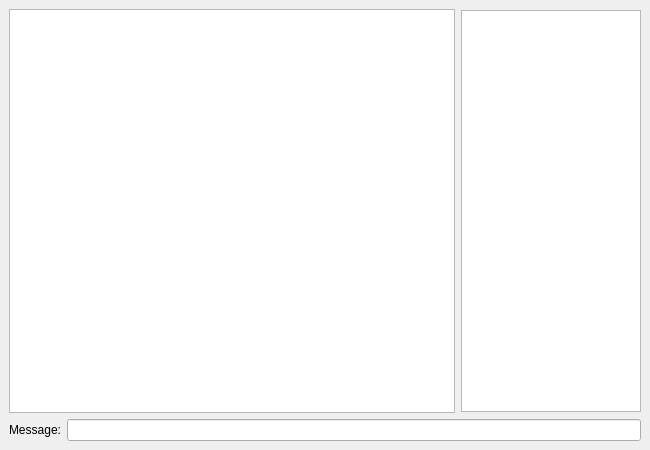
<?xml version="1.0" encoding="UTF-8"?>
<ui version="4.0">
 <class>Freechat</class>
 <widget class="QDialog" name="Freechat">
  <property name="geometry">
   <rect>
    <x>0</x>
    <y>0</y>
    <width>650</width>
    <height>450</height>
   </rect>
  </property>
  <property name="windowTitle">
   <string>Freechat</string>
  </property>
  <property name="windowIcon">
   <iconset>
    <normaloff>../freechat.jpg</normaloff>../freechat.jpg</iconset>
  </property>
  <property name="toolTipDuration">
   <number>-12</number>
  </property>
  <property name="styleSheet">
   <string notr="true">font: 9pt &quot;Letter Gothic Std&quot;;
border-color: rgb(0, 0, 0);
selection-background-color: rgb(158, 158, 158);</string>
  </property>
  <layout class="QVBoxLayout">
   <property name="spacing">
    <number>6</number>
   </property>
   <property name="leftMargin">
    <number>9</number>
   </property>
   <property name="topMargin">
    <number>9</number>
   </property>
   <property name="rightMargin">
    <number>9</number>
   </property>
   <property name="bottomMargin">
    <number>9</number>
   </property>
   <item>
    <layout class="QHBoxLayout">
     <property name="spacing">
      <number>6</number>
     </property>
     <property name="leftMargin">
      <number>0</number>
     </property>
     <property name="topMargin">
      <number>0</number>
     </property>
     <property name="rightMargin">
      <number>0</number>
     </property>
     <property name="bottomMargin">
      <number>0</number>
     </property>
     <item>
      <widget class="QTextEdit" name="textFieldForViewMessages">
       <property name="focusPolicy">
        <enum>Qt::NoFocus</enum>
       </property>
       <property name="readOnly">
        <bool>true</bool>
       </property>
      </widget>
     </item>
     <item>
      <widget class="QListWidget" name="listWithNicknameOfUser">
       <property name="maximumSize">
        <size>
         <width>180</width>
         <height>402</height>
        </size>
       </property>
       <property name="focusPolicy">
        <enum>Qt::NoFocus</enum>
       </property>
       <property name="autoFillBackground">
        <bool>false</bool>
       </property>
      </widget>
     </item>
    </layout>
   </item>
   <item>
    <layout class="QHBoxLayout">
     <property name="spacing">
      <number>6</number>
     </property>
     <property name="leftMargin">
      <number>0</number>
     </property>
     <property name="topMargin">
      <number>0</number>
     </property>
     <property name="rightMargin">
      <number>0</number>
     </property>
     <property name="bottomMargin">
      <number>0</number>
     </property>
     <item>
      <widget class="QLabel" name="labelMessage">
       <property name="text">
        <string>Message:</string>
       </property>
      </widget>
     </item>
     <item>
      <widget class="QLineEdit" name="lineForTypeText"/>
     </item>
    </layout>
   </item>
  </layout>
 </widget>
 <layoutdefault spacing="6" margin="11"/>
 <resources/>
 <connections/>
</ui>
